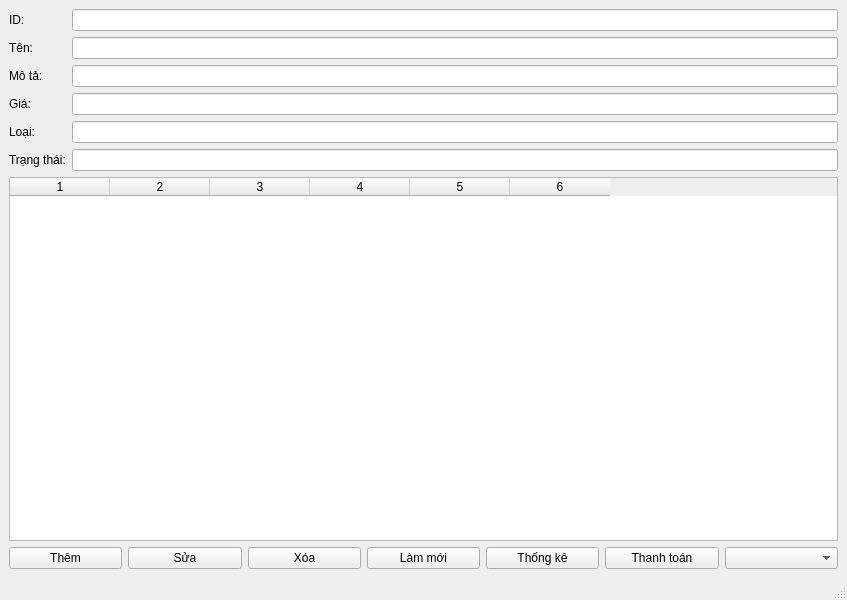
<?xml version="1.0" encoding="UTF-8"?>
<ui version="4.0">
 <class>MainWindow</class>
 <widget class="QMainWindow" name="MainWindow">
  <property name="geometry">
   <rect>
    <x>0</x>
    <y>0</y>
    <width>847</width>
    <height>600</height>
   </rect>
  </property>
  <property name="windowTitle">
   <string>Quản lý Menu</string>
  </property>
  <widget class="QWidget" name="centralwidget">
   <layout class="QVBoxLayout" name="verticalLayout">
    <item>
     <layout class="QFormLayout" name="formLayout">
      <item row="0" column="0">
       <widget class="QLabel" name="lblID">
        <property name="text">
         <string>ID:</string>
        </property>
       </widget>
      </item>
      <item row="0" column="1">
       <widget class="QLineEdit" name="txtID"/>
      </item>
      <item row="1" column="0">
       <widget class="QLabel" name="lblTen">
        <property name="text">
         <string>Tên:</string>
        </property>
       </widget>
      </item>
      <item row="1" column="1">
       <widget class="QLineEdit" name="txtTen"/>
      </item>
      <item row="2" column="0">
       <widget class="QLabel" name="lblMoTa">
        <property name="text">
         <string>Mô tả:</string>
        </property>
       </widget>
      </item>
      <item row="2" column="1">
       <widget class="QLineEdit" name="txtMoTa"/>
      </item>
      <item row="3" column="0">
       <widget class="QLabel" name="lblGia">
        <property name="text">
         <string>Giá:</string>
        </property>
       </widget>
      </item>
      <item row="3" column="1">
       <widget class="QLineEdit" name="txtGia"/>
      </item>
      <item row="4" column="0">
       <widget class="QLabel" name="lblLoai">
        <property name="text">
         <string>Loại:</string>
        </property>
       </widget>
      </item>
      <item row="4" column="1">
       <widget class="QLineEdit" name="txtLoai"/>
      </item>
      <item row="5" column="0">
       <widget class="QLabel" name="lblTrangThai">
        <property name="text">
         <string>Trạng thái:</string>
        </property>
       </widget>
      </item>
      <item row="5" column="1">
       <widget class="QLineEdit" name="txtTrangThai"/>
      </item>
     </layout>
    </item>
    <item>
     <widget class="QTableWidget" name="tableMenu">
      <property name="columnCount">
       <number>6</number>
      </property>
      <column/>
      <column/>
      <column/>
      <column/>
      <column/>
      <column/>
     </widget>
    </item>
    <item>
     <layout class="QHBoxLayout" name="horizontalLayout">
      <item>
       <widget class="QPushButton" name="btnAdd">
        <property name="text">
         <string>Thêm</string>
        </property>
       </widget>
      </item>
      <item>
       <widget class="QPushButton" name="btnEdit">
        <property name="text">
         <string>Sửa</string>
        </property>
       </widget>
      </item>
      <item>
       <widget class="QPushButton" name="btnDelete">
        <property name="text">
         <string>Xóa</string>
        </property>
       </widget>
      </item>
      <item>
       <widget class="QPushButton" name="btnRefresh">
        <property name="text">
         <string>Làm mới</string>
        </property>
       </widget>
      </item>
      <item>
       <widget class="QPushButton" name="btnStatistics">
        <property name="text">
         <string>Thống kê</string>
        </property>
       </widget>
      </item>
      <item>
       <widget class="QPushButton" name="btnPay">
        <property name="text">
         <string>Thanh toán</string>
        </property>
       </widget>
      </item>
      <item>
       <widget class="QComboBox" name="btnConfirmPayment"/>
      </item>
     </layout>
    </item>
   </layout>
  </widget>
  <widget class="QMenuBar" name="menubar">
   <property name="geometry">
    <rect>
     <x>0</x>
     <y>0</y>
     <width>847</width>
     <height>26</height>
    </rect>
   </property>
  </widget>
  <widget class="QStatusBar" name="statusbar"/>
 </widget>
 <resources/>
 <connections/>
</ui>
